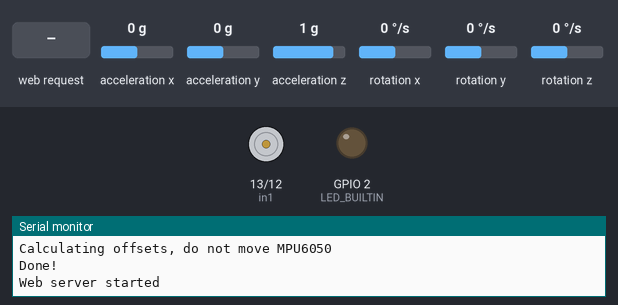
This sketch was run on a simulated ESP32. On the bench: motor-driver pin pairs drawn as motors (green arrow = first pin HIGH = forward, orange = second pin HIGH = backward, longer = more drive), output pins drawn as LEDs (lit = HIGH), the last lines printed to the serial monitor. Inputs (shaded band) come from the test bench; at power-on: acceleration x 0 g, acceleration y 0 g, acceleration z 1 g, rotation x 0 °/s, rotation y 0 °/s, rotation z 0 °/s.

Above: at 3.2 s.
3.3 s: HTTP request GET /actuator/up received
At 3.6 s:
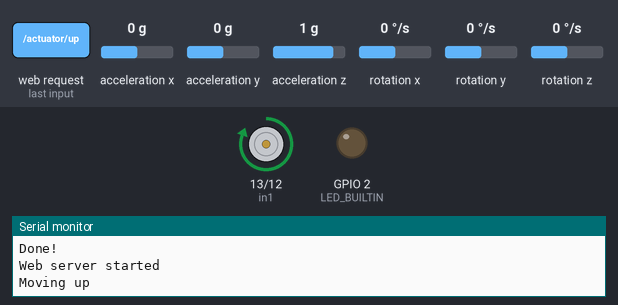
4.8 s: HTTP request GET /actuator/down received
At 5.9 s:
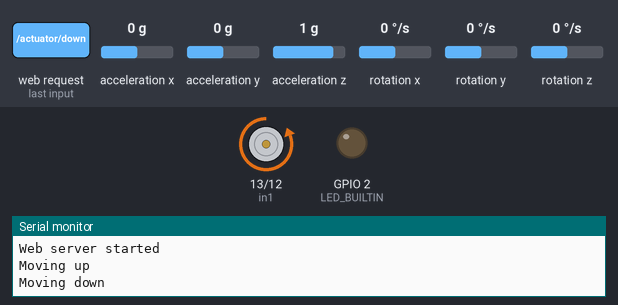
6.3 s: HTTP request GET /sensor received
At 7.2 s:
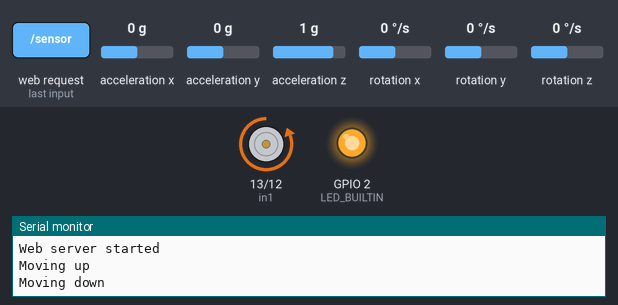
7.8 s: HTTP request GET /actuator/stop received
At 8.2 s:
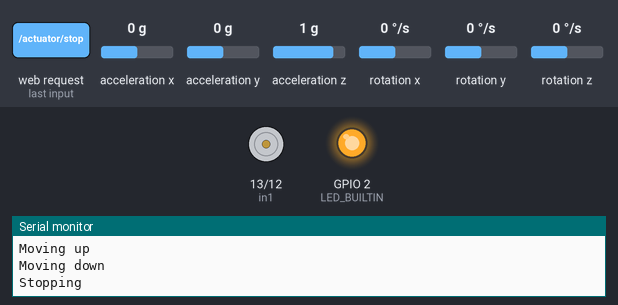
9.3 s: HTTP request GET /actuator/up received
At 10.6 s:
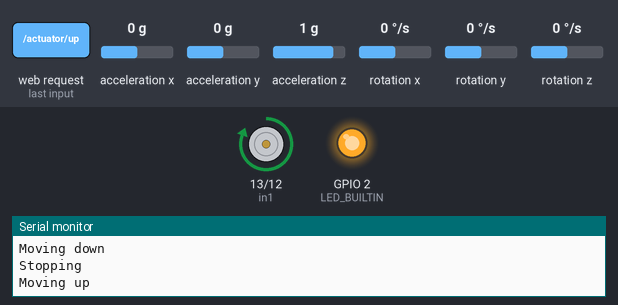
Timing chart, 0 to 11.8 s (numbered marks = the images above; inputs shaded):
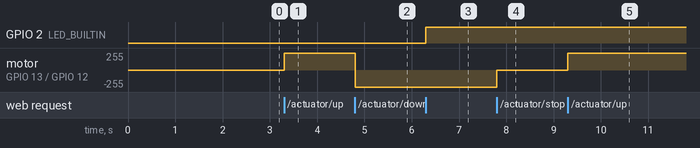

The sketch:

ESP_OLD_MPU.ino
```cpp
#include <WiFi.h>
#include <WebServer.h>
#include "Wire.h"
#include <MPU6050_light.h>

const char* ssid = "khaja-esp";
const char* password = "12345678";

IPAddress local_ip(192, 168, 10, 1);
IPAddress gateway(192, 168, 10, 1);
IPAddress subnet(255, 255, 255, 0);

WebServer server(80);

int in1 = 13;
int in2 = 12;
MPU6050 mpu(Wire);
unsigned long timer = 0;
int LED_BUILTIN = 2;

// Webpage HTML
const char MAIN_page[] PROGMEM = R"rawliteral(
<!DOCTYPE html>
<html>
<head>
  <title>Project Nautilius</title>
  <meta name="viewport" content="width=device-width, initial-scale=1">
  <style>
    body { font-family: Arial; text-align: center; margin-top: 50px; background: #111; color: white; }
    button { padding: 20px 40px; font-size: 20px; margin: 20px; border: none; border-radius: 10px; }
    .up { background-color: black; color: white; }
    .down { background-color: black; color: white; }
    .calibrate { background-color: red; color: white; }
    .stop { background-color: red; color: white; }
    #status { margin-top: 30px; font-size: 24px; color: yellow; }
  </style>
</head>
<body>
  <h1>Actuator Control</h1>
  <button class="up" onclick="sendCommand('/actuator/up')">Up</button>
  <button class="down" onclick="sendCommand('/actuator/down')">Down</button>
  <button class="stop" onclick="sendCommand('/actuator/stop')">STOP</button>
  <button class="stop" onclick="sendCommand('/actuator/dive')">DIVE</button>
  <button class="calibrate" onclick="sendCommand('/actuator/calibrate')">Calibrate</button>
  <div id="status">Status: Idle</div>

  <script>
    function sendCommand(path) {
      fetch(path)
        .then(response => response.text())
        .then(data => {
          document.getElementById('status').innerText = 'Status: ' + data;
        })
        .catch(error => {
          document.getElementById('status').innerText = 'Status: Error';
        });
    }
  </script>
</body>
</html>
)rawliteral";

// Route handlers
void handleRoot() {
  server.send(200, "text/html", MAIN_page);
}

void handleActuatorUp() {
  Serial.println("Moving up");
  server.send(200, "text/plain", "Moving up");

  digitalWrite(in1, HIGH);
  digitalWrite(in2, LOW);
}

void handleActuatorDown() {
  Serial.println("Moving down");
  server.send(200, "text/plain", "Moving down");

  digitalWrite(in2, HIGH);
  digitalWrite(in1, LOW);
}

void handleActuatorCalibrate() {
  Serial.println("Calibrating");
  server.send(200, "text/plain", "Calibrating");

  digitalWrite(in2, HIGH);
  digitalWrite(in1, LOW);
}

void handleActuatorStop() {
  Serial.println("Stopping");
  server.send(200, "text/plain", "Stopping");

  digitalWrite(in2, LOW);
  digitalWrite(in1, LOW);
}

void handleActuatorDive() {
  Serial.println("DIVING T - 60 Seconds");
  server.send(200, "text/plain", "DIVING T - 60 Seconds");

  delay(20000);
  digitalWrite(in1, HIGH);
  digitalWrite(in2, LOW);

  delay(30000);

  digitalWrite(in1, LOW);
  digitalWrite(in2, LOW);
  delay(100);

  digitalWrite(in2, HIGH);
  digitalWrite(in1, LOW);
  delay(30000);

  digitalWrite(in1, LOW);
  digitalWrite(in2, LOW);
  delay(100);
}

void handleSensor() {
  digitalWrite(LED_BUILTIN, HIGH);
  mpu.update();
  float ax = mpu.getAngleX();
  float ay = mpu.getAngleY();
  float az = mpu.getAngleZ();

  String json = "{";
  json += "\"x\":" + String(ax, 2) + ",";
  json += "\"y\":" + String(ay, 2) + ",";
  json += "\"z\":" + String(az, 2);
  json += "}";

  server.send(200, "application/json", json);
}

void setup() {
  Serial.begin(115200);

  pinMode(LED_BUILTIN, OUTPUT);
  pinMode(in1, OUTPUT);
  pinMode(in2, OUTPUT);

  digitalWrite(in1, LOW);
  digitalWrite(in2, LOW);

  WiFi.softAPConfig(local_ip, gateway, subnet);
  WiFi.softAP(ssid, password);

  Serial.println("SoftAP started");
  Serial.print("IP address: ");
  Serial.println(WiFi.softAPIP());

  Wire.begin();
  byte status = mpu.begin();
  Serial.print(F("MPU6050 status: "));
  Serial.println(status);
  while (status != 0) {
    delay(1000);  // Retry if connection failed
  }
  Serial.println(F("Calculating offsets, do not move MPU6050"));
  delay(1000);
  mpu.calcOffsets();  // Calibrate
  Serial.println("Done!");

  server.on("/", handleRoot);
  server.on("/actuator/up", handleActuatorUp);
  server.on("/actuator/down", handleActuatorDown);
  server.on("/actuator/stop", handleActuatorStop);
  server.on("/actuator/dive", handleActuatorDive);
  server.on("/actuator/calibrate", handleActuatorCalibrate);
  server.on("/sensor", handleSensor);

  server.begin();
  Serial.println("Web server started");
}

void loop() {
  server.handleClient();
}
```

Measured:
- after the input at 3.3 s, motor on GPIO 13 (in1) / GPIO 12 (in2): stopped → forward 255/255 at once
- after the input at 4.8 s, motor on GPIO 13 (in1) / GPIO 12 (in2): forward 255/255 → backward 255/255 at once
- after the input at 6.3 s, GPIO 2 (LED_BUILTIN): LOW → HIGH at once
- after the input at 7.8 s, motor on GPIO 13 (in1) / GPIO 12 (in2): backward 255/255 → stopped at once
- after the input at 9.3 s, motor on GPIO 13 (in1) / GPIO 12 (in2): stopped → forward 255/255 at once
